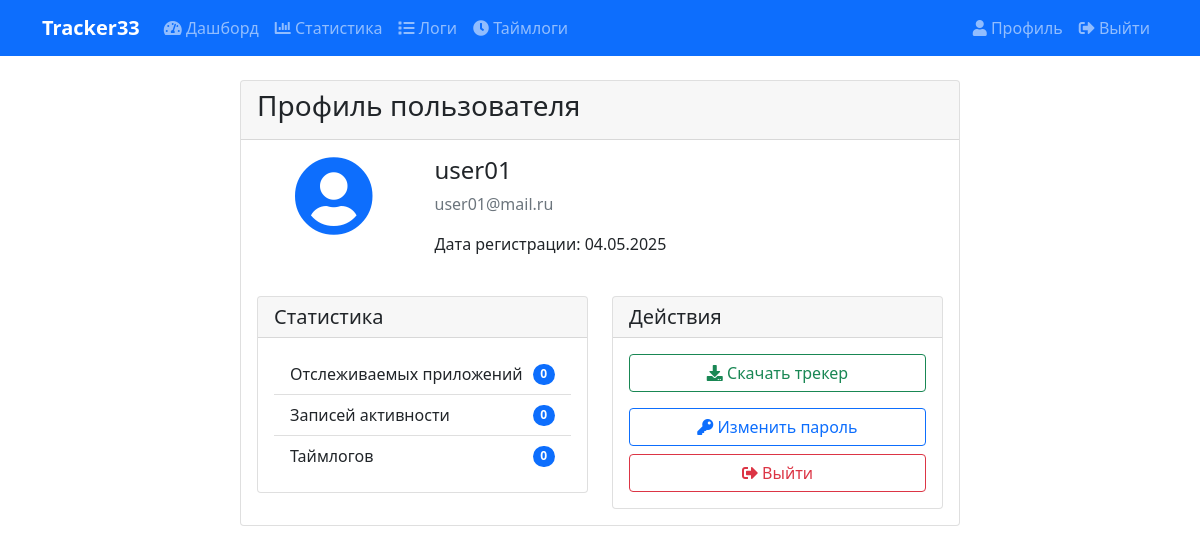
The app's page /accounts/profile/ (signed in), older data.
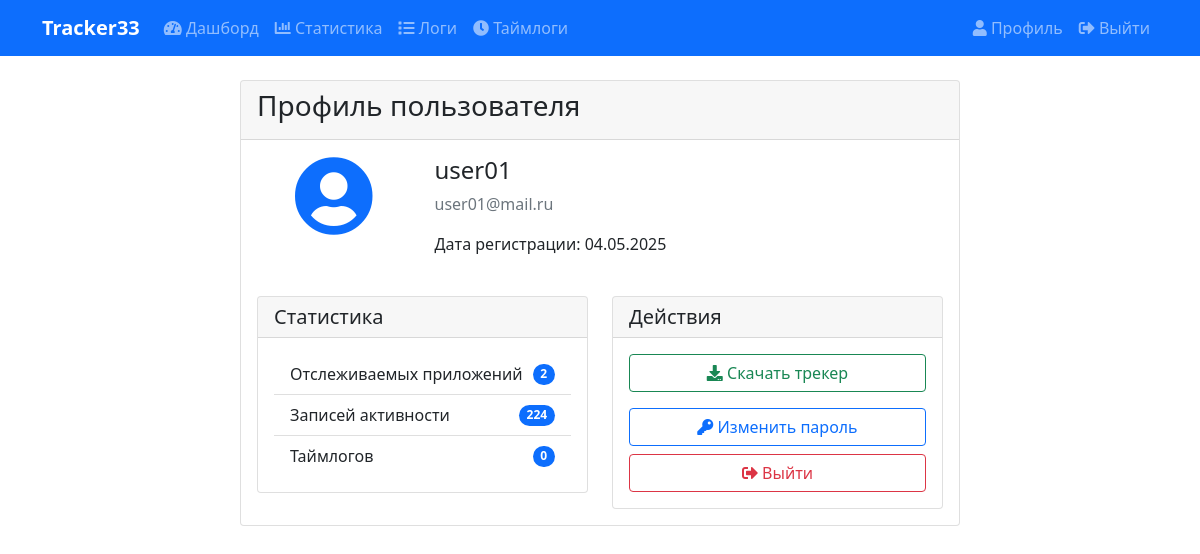
The same page, newer data.
### users/models.py (models this page shows, shortened)
class CustomUser(AbstractUser):
    groups = models.ManyToManyField(
        'auth.Group',
        verbose_name='groups',
        blank=True,
        help_text='The groups this user belongs to.',
        related_name='custom_user_set',
        related_query_name='custom_user'
    )
    user_permissions = models.ManyToManyField(
        'auth.Permission',
        verbose_name='user permissions',
        blank=True,
        help_text='Specific permissions for this user.',
        related_name='custom_user_set',
        related_query_name='custom_user'
    )
    department = models.CharField(max_length=100, verbose_name='Отдел')
    position = models.CharField(max_length=100, verbose_name='Должность')
    is_active_tracking = models.BooleanField(default=True, verbose_name='Активное отслеживание')
    class Meta:
        verbose_name = 'Пользователь'
        verbose_name_plural = 'Пользователи'

### users/views.py (the view, shortened to what this page needs)
# urls.py: path('profile/', user_views.ProfileView.as_view(), name='profile'),
class ProfileView(LoginRequiredMixin, UpdateView):
    model = CustomUser
    form_class = CustomUserChangeForm
    template_name = 'users/profile.html'
    success_url = reverse_lazy('profile')
    def get_object(self):
        return self.request.user
    def get(self, request, *args, **kwargs):
        if request.headers.get('Accept') == 'application/json':
            serializer = UserSerializer(self.get_object())
            return Response(serializer.data)
        return super().get(request, *args, **kwargs)

### tracking/logging.py (called while the page is built)
    @staticmethod
    def log_view_performance(view_name, response_time, status_code):
        log_data = {
            'timestamp': datetime.now().isoformat(),
            'view_name': view_name,
            'response_time': response_time,
            'status_code': status_code
        }
        performance_logger.info(json.dumps(log_data))

### templates/users/profile.html
{% extends 'base.html' %}
{% block content %}
<div class="container mt-4">
    <div class="row">
        <div class="col-md-8 mx-auto">
            <div class="card">
                <div class="card-header">
                    <h3 class="card-title">Профиль пользователя</h3>
                </div>
                <div class="card-body">
                    <div class="row mb-4">
                        <div class="col-md-3 text-center">
                            <i class="fas fa-user-circle fa-5x text-primary"></i>
                        </div>
                        <div class="col-md-9">
                            <h4>{{ user.username }}</h4>
                            <p class="text-muted">{{ user.email }}</p>
                            <p>Дата регистрации: {{ user.date_joined|date:"d.m.Y" }}</p>
                        </div>
                    </div>
                    <div class="row">
                        <div class="col-md-6">
                            <div class="card mb-3">
                                <div class="card-header">
                                    <h5 class="card-title mb-0">Статистика</h5>
                                </div>
                                <div class="card-body">
                                    <ul class="list-group list-group-flush">
                                        <li class="list-group-item d-flex justify-content-between align-items-center">
                                            Отслеживаемых приложений
                                            <span class="badge bg-primary rounded-pill">{{ user.tracked_apps.count }}</span>
                                        </li>
                                        <li class="list-group-item d-flex justify-content-between align-items-center">
                                            Записей активности
                                            <span class="badge bg-primary rounded-pill">{{ user.useractivity_set.count }}</span>
                                        </li>
                                        <li class="list-group-item d-flex justify-content-between align-items-center">
                                            Таймлогов
                                            <span class="badge bg-primary rounded-pill">{{ user.timelogs.count }}</span>
                                        </li>
                                    </ul>
                                </div>
                            </div>
                        </div>
                        <div class="col-md-6">
                            <div class="card">
                                <div class="card-header">
                                    <h5 class="card-title mb-0">Действия</h5>
                                </div>
                                <div class="card-body">
                                    <div class="d-grid gap-2">
                                        <a href="{% url 'download_tracker' %}" class="btn btn-outline-success mb-2">
                                            <i class="fas fa-download"></i> Скачать трекер
                                        </a>
                                        <a href="{% url 'password_reset' %}" class="btn btn-outline-primary">
                                            <i class="fas fa-key"></i> Изменить пароль
                                        </a>
                                        <a href="{% url 'logout' %}" class="btn btn-outline-danger">
                                            <i class="fas fa-sign-out-alt"></i> Выйти
                                        </a>
                                    </div>
                                </div>
                            </div>
                        </div>
                    </div>
                </div>
            </div>
        </div>
    </div>
</div>
{% endblock %}

Row changes from the older to the newer data that the page shows:
changed CustomUser "user01": tracked_apps.count "0" → "2"; useractivity_set.count "0" → "224"
